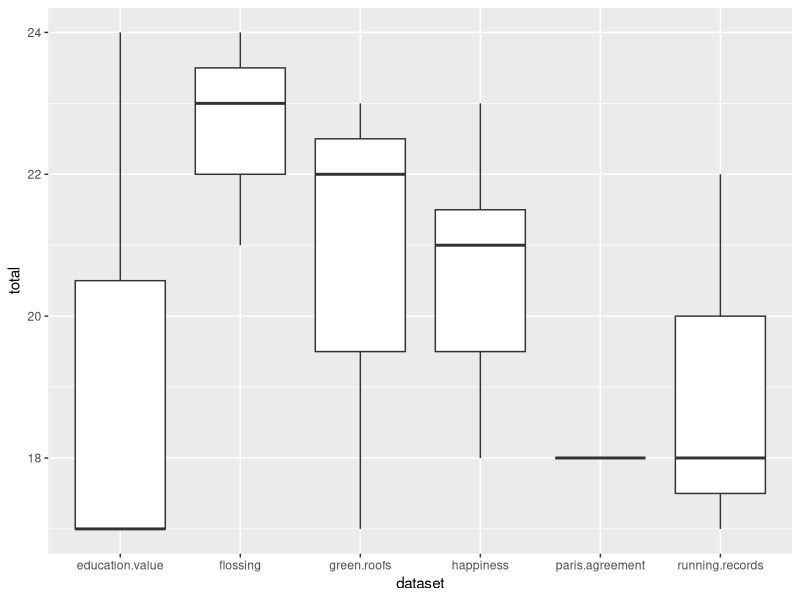
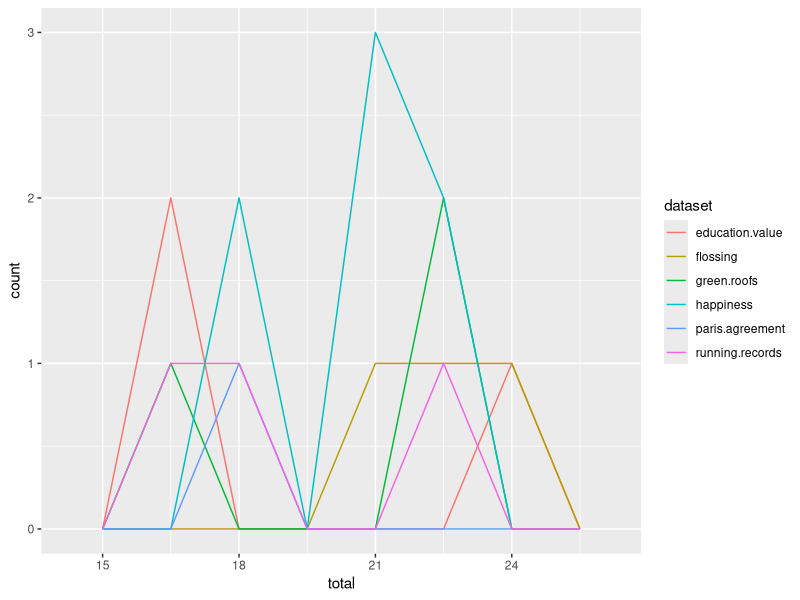
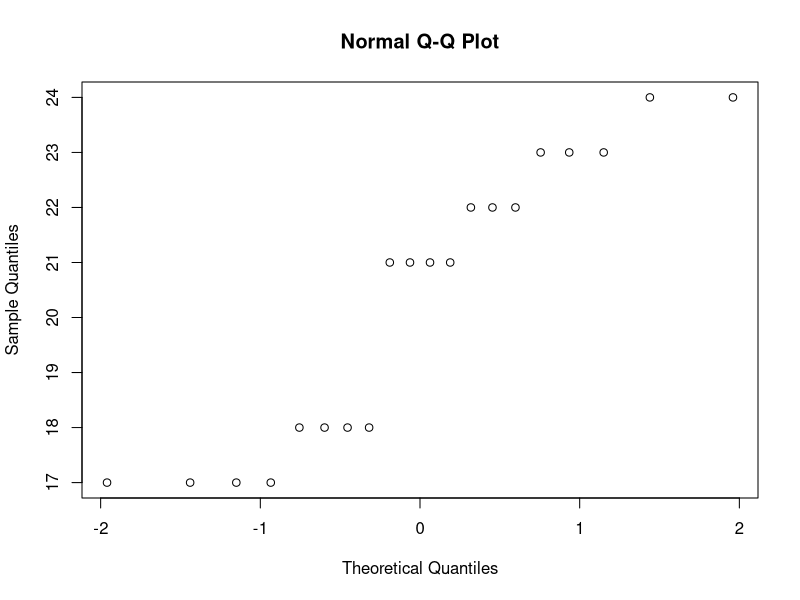
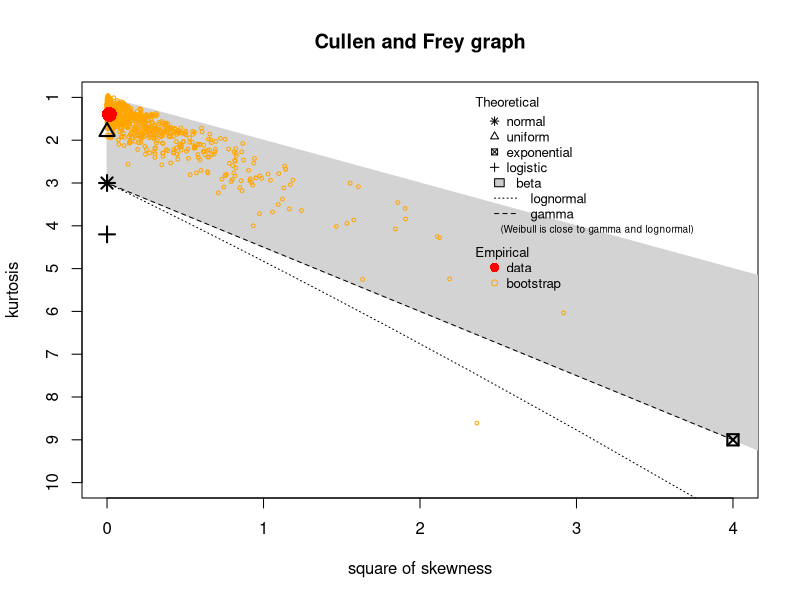
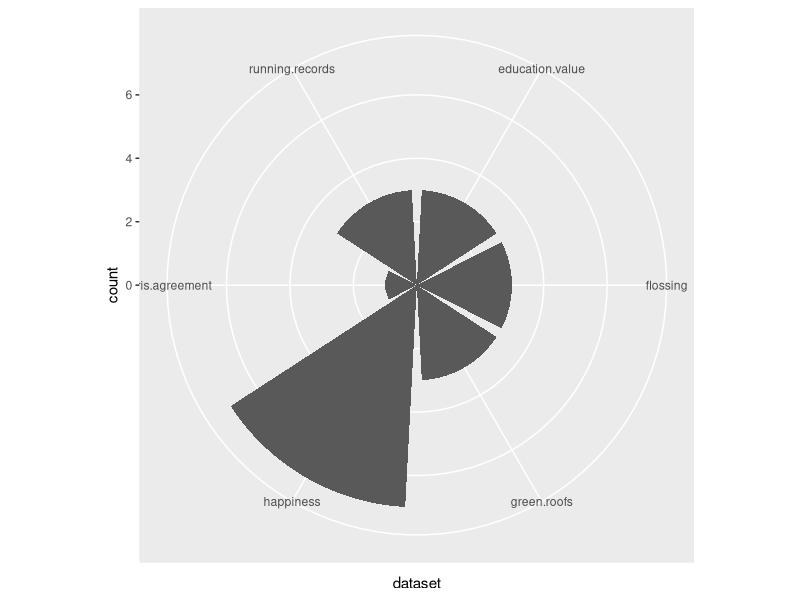

Here is the R script that generated these plots, in order:
## ---- chunk 1
library(dplyr)
library(ggplot2)
library(tibble)
library(knitr)
library(fitdistrplus)

#read data
metrics <-read.csv('data/BIOL5081.2016.grades.csv')
#as_tibble(metrics)
hackathon <- metrics %>% filter(metric == "test1")

#table so people can see their scores
kable(hackathon)

#data viz for pattern analysis and exploration of potential stats
ggplot(hackathon, aes(dataset, total)) + 
  geom_boxplot()

ggplot(hackathon, aes(total, colour = dataset)) +
         geom_freqpoly(binwidth = 1.5)

#EDA on distribution
shapiro.test(hackathon$total) 
qqnorm(hackathon$total)
descdist(hackathon$total, boot = 1000)

summary(hackathon)
#mean is 80% and median 84%. Nice!

#variation
m <- mean(hackathon$total)
v<- sd(hackathon$total)
cv <- v/m #coefficient of variation
cv #very small CV for the total scores on code. that is good news.

#frequencies of real dataset use
ggplot(hackathon, aes(dataset)) + geom_bar(stat = "count") + coord_polar() 

popular.datasets <- hackathon %>% group_by(dataset) %>% tally() 
#ggplot(popular.datasets, aes(dataset, sort(n))) + 
  #geom_density() + coord_flip() 



#looks like running was most popular
c1<-chisq.test(popular.datasets$dataset, popular.datasets$n)
c1 #no difference but too few observations, so need to simulate

c2<-chisq.test(popular.datasets$dataset, popular.datasets$n, simulate.p.value = TRUE, B = 10000)
c2 #no difference in frequency even with 10,000 replicates of this test

#indication that the dataset related to total score
m1 <- lm(total~dataset, data = hackathon)
summary(m1)
anova(m1, test="Chisq") #no indication that the dataset significantly influenced scores

#however, sample sizes very uneven
m2 <- kruskal.test(total~dataset, data = hackathon)
m2 #still no difference

#Interactive viz using plot.ly or highchart

#final model as lm?

#Note - discovery, these data are messy. Each column is not independent, i.e. the 5 questions scored on the Likert Scale. Need to be tidied up to examine whether a specific dimension was low and thus whether instruction was inadequate or could have been improved.
